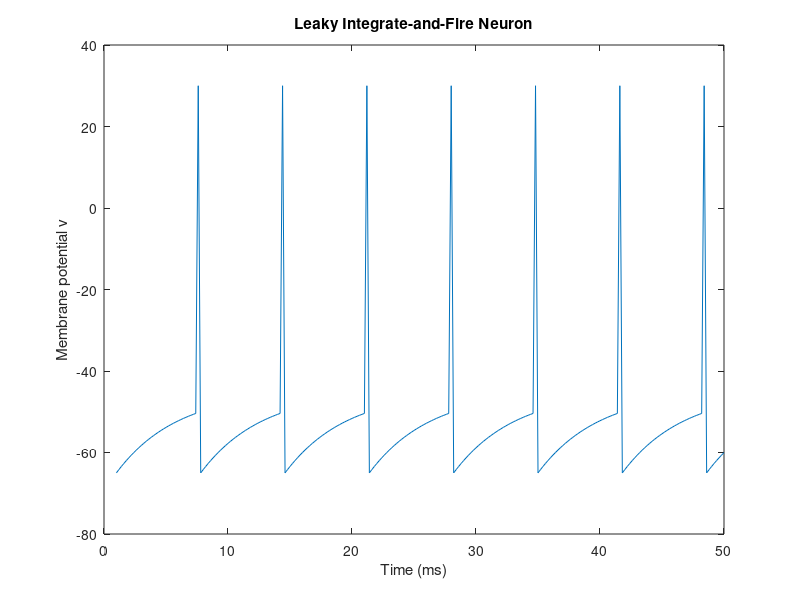

MATLAB code to generate this figure:
function LIFNeuronDemo
% Simualates a leaky integrate-and-fire neuron using the Euler method


dt = 0.2; % Euler method step size

Tmax = 50; % simulation time

T = 1:dt:Tmax; % time points


I = 20; % base current

% Parameters
R = 1;
tau = 5;
vr = -65;


% Initial values
v(1) = -65;


% SIMULATE

for t = 1:length(T)-1
         
   % Update v
%    v(t+1) = v(t)+dt*((-(v(t)-vr)+R*I)/tau);
   v(t+1) = v(t)+dt*((vr-v(t)+R*I)/tau);
   
   % Reset the neuron if it has spiked
   if v(t+1) >= -50
      v(t) = 30; % Dirac pulse
      v(t+1) = vr;
   end      

end

plot(1:dt:Tmax,v)
xlabel('Time (ms)')
ylabel('Membrane potential v')
title('Leaky Integrate-and-Fire Neuron')
